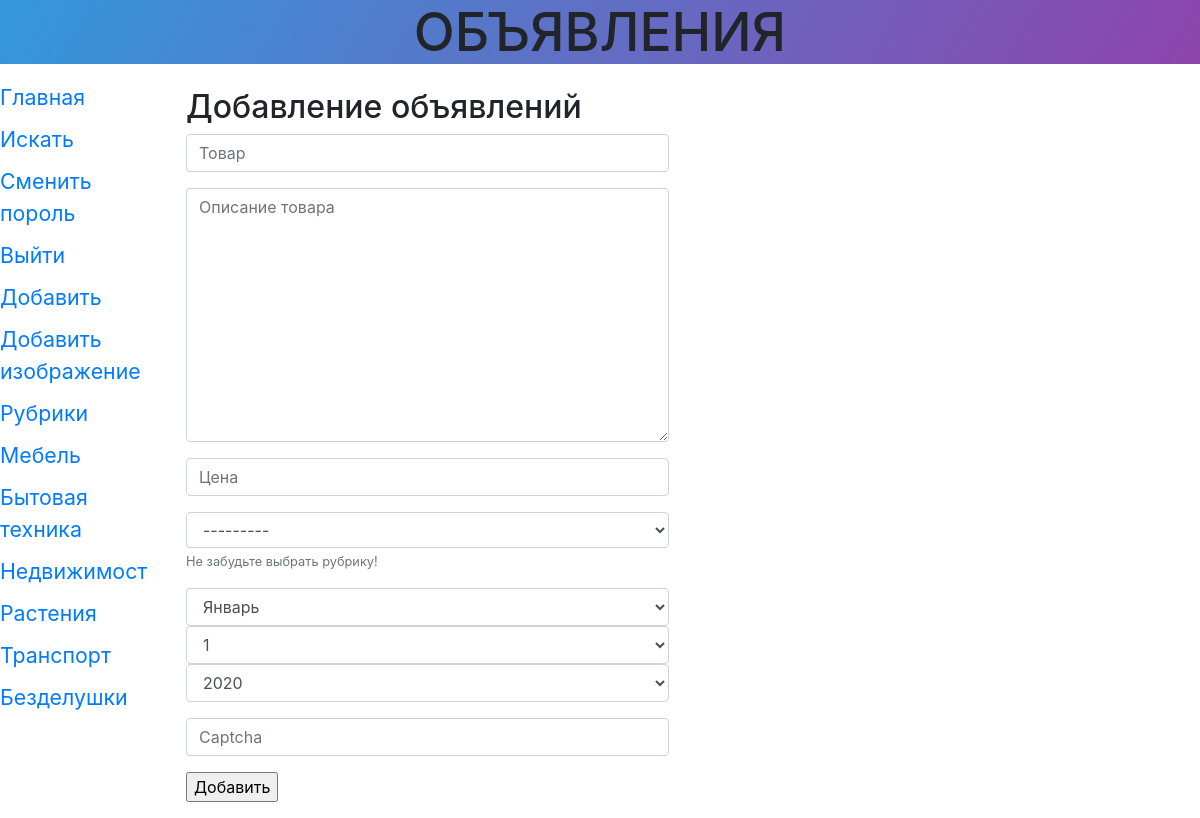
The app's page /storys/add/ (signed in) with its own data.
### storys/models.py (models this page shows)
class Rubric(models.Model):
	name = models.CharField(max_length=20, db_index=True, verbose_name = 'Название')
	order = models.SmallIntegerField(default = 0, db_index=True)
	def __str__(self):
		return self.name
	class Meta():
		verbose_name_plural = 'Рубрики'
		verbose_name = 'Рубрика'
		ordering = ['order','name']

### storys/views.py (the view)
# urls.py: path('add/', StoryCreateView.as_view(),name='add'),
class StoryCreateView(LoginRequiredMixin, CreateView):
	template_name='storys/create.html'
	form_class=Storyform
	success_url=reverse_lazy('index')
	def get_context_data(self, **kwargs):
		context = super().get_context_data(**kwargs)
		context['rubrics']=Rubric.objects.all()
		return context

### storys/forms.py (shortened to what this page needs)
class Storyform(forms.ModelForm):
	captcha = CaptchaField(label = 'Введите текст с картинки',
			error_messages = {'invalid':'Неправильный текст'})
	title = forms.CharField(label='Название товара',
	 validators = [validators.RegexValidator(regex='^.{4,}$')],
	 error_messages = {'invalid':'Неправильное название товара'})
	content = forms.CharField(label = 'Описание',
		widget = forms.widgets.Textarea())
	price = forms.DecimalField(label = 'Цена', decimal_places=1)
	published = forms.DateField(widget = SelectDateWidget(empty_label = ('Выберите год',
		'Выберите месяц','Выберите число')))
	rubric =forms.ModelChoiceField(queryset = Rubric.objects.all(),
		label = 'Рубрика', help_text='Не забудьте выбрать рубрику!', widget = forms.widgets.Select(attrs={'size':1}))
	class Meta:
		model = Story
		fields = ('title', 'content', 'price','rubric')

### storys/templates/storys/create.html (shortened to what this page needs)
{% extends 'layout/basic.html'%}
{% load bootstrap4 %}
{%block content%}
<div class="w-50 p-3">
<h2>Добавление объявлений</h2>
<form method="post">
	{% bootstrap_field form.title placeholder='Товар' show_label=False%}
	{% bootstrap_field form.content placeholder='Описание товара' show_label=False%}
	{% bootstrap_field form.price placeholder='Цена' show_label=False%}
	{% bootstrap_field form.rubric show_label=False%}
	{% bootstrap_field form.published show_label=False%}
	{% bootstrap_field form.captcha show_label=False%}
	<input type="submit" value="Добавить">
</form>
</div>
{% endblock %}

### storys/templates/layout/basic.html (shortened to what this page needs)
{%load static%}
{%load cache%}
<!DOCTYPE html>
<html lang="ru-RU">
<head>
	<link rel="stylesheet" href="https://stackpath.bootstrapcdn.com/bootstrap/4.3.1/css/bootstrap.min.css">
	<link rel="stylesheet" type="text/css" href="{% static 'storys/style.css'%}">
</head>
<body>
	<header>
		<h1>Объявления</h1>
	</header>
	{% cache 300 navbar%}
	<nav>
		<a href="{% url 'index'%}">Главная</a>
		<a href="{% url 'search'%}">Искать</a>
		<a href="{% url 'password_change'%}">Сменить пороль</a>
		<a href="{% url 'logout'%}">Выйти</a>
	{%endcache%}
		{% if perms.storys.add_bb %}
		<a href="{%url 'add'%}">Добавить</a>
		<a href="{%url 'media'%}">Добавить изображение</a>
		<a href="{% url 'rubrics'%}">Рубрики</a>
		{%endif%}
		{% for rubric in rubrics%}
		<a href="{% url 'by_rubric' rubric.pk %}">
		{{rubric.name}}</a>
		{%endfor%}
	</nav>
	<section>
		{%block content%}{%endblock%}
	</section>
</body>
</html>

### storys/static/storys/style.css (style rules this page uses)
header h1 { background-image: linear-gradient(120deg,#3498db,#8e44ad); font-size: 40pt; text-transform: uppercase; text-align: center; }
nav { font-size: 16pt; width: 150px; float: left; }
nav a { display: block; margin: 10px 0px; }
section { margin-left: 170px; }

### records on screen
Rubric: name "Мебель"
Rubric: name "Бытовая техника"
Rubric: name "Недвижимост"
Rubric: name "Растения"
Rubric: name "Транспорт"
Rubric: name "Безделушки"
